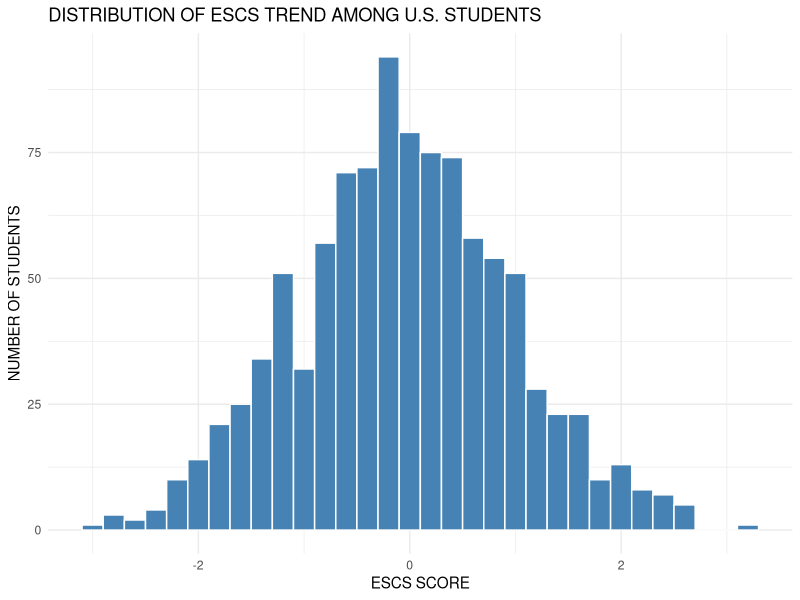
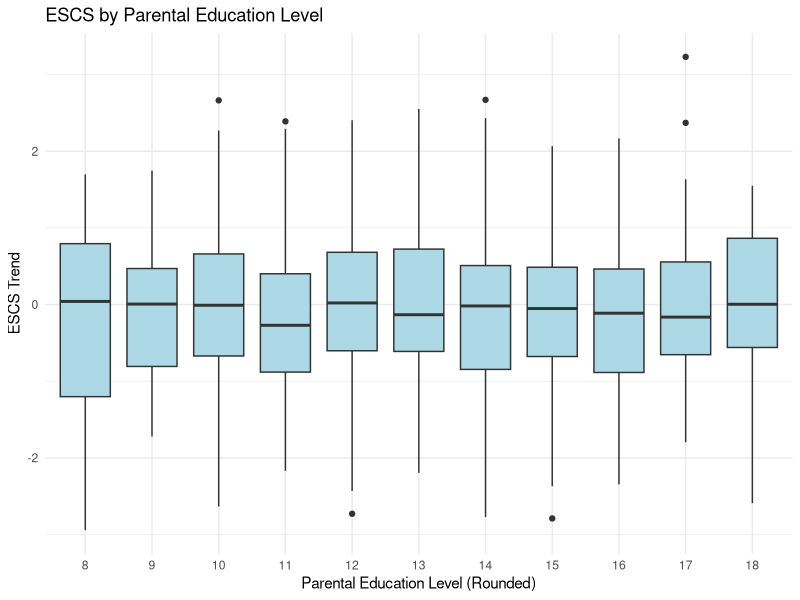

Reproduce these figures in R, in order.
# -------------------------------------------------------------
# Project: PISA Data Analysis (USA Context)
# Name: Mohamed Nabil
# Description: Analysis of socioeconomic factors affecting student performance.
# -------------------------------------------------------------

# 1. Load Required Libraries
if(!require(ggplot2)) install.packages("ggplot2")
if(!require(dplyr)) install.packages("dplyr")
library(ggplot2)
library(dplyr)

set.seed(123) # Ensure reproducibility of results

# -------------------------------------------------------------
# 2. Data Preparation and Simulation
# -------------------------------------------------------------
# Simulation parameters based on PISA descriptive statistics for USA
n_students <- 1000

# Generating socioeconomic variables
escs_trend <- rnorm(n_students, mean = -0.076, sd = 1.02)
hisei_trend <- rnorm(n_students, mean = 54.14, sd = 15)
homepos_trend <- rnorm(n_students, mean = 0.27, sd = 0.8)
paredint_trend <- sample(8:18, n_students, replace = TRUE, 
                         prob = c(0.05, 0.05, 0.1, 0.1, 0.2, 0.2, 0.1, 0.1, 0.05, 0.03, 0.02))

# Constructing the main dataframe
USA_studentt <- data.frame(
  student_id = 1:n_students,
  cnt = "USA",
  escs_trend = escs_trend,
  hisei_trend = pmax(10, pmin(90, hisei_trend)), # Cap values between 10 and 90
  homepos_trend = homepos_trend,
  paredint_trend = paredint_trend,
  # Outcome variable: Reading Score (dependent on ESCS)
  Reading_Score = 480 + (25 * escs_trend) + rnorm(n_students, 0, 50)
)

# Export clean dataset to CSV
write.csv(USA_studentt, "PISA_Project_Data.csv", row.names = FALSE)
print("Data exported successfully.")

# -------------------------------------------------------------
# 3. Statistical Analysis
# -------------------------------------------------------------
# Measures of Central Tendency and Dispersion
print("--- Statistical Summary ---")
print(paste("Mean ESCS:", mean(USA_studentt$escs_trend)))
print(paste("SD ESCS:", sd(USA_studentt$escs_trend)))
print(paste("Variance ESCS:", var(USA_studentt$escs_trend)))

# Correlation Matrix
cor_matrix <- cor(USA_studentt %>% select(escs_trend, hisei_trend, homepos_trend, paredint_trend))
print("--- Correlation Matrix ---")
print(cor_matrix)

# -------------------------------------------------------------
# 4. Data Visualization
# -------------------------------------------------------------

# Figure 1: Distribution of Socioeconomic Status (ESCS)
plot1 <- ggplot(USA_studentt, aes(x = escs_trend)) +
  geom_histogram(binwidth = 0.2, fill = "steelblue", color = "white") +
  labs(
    title = "DISTRIBUTION OF ESCS TREND AMONG U.S. STUDENTS",
    x = "ESCS SCORE",
    y = "NUMBER OF STUDENTS"
  ) +
  theme_minimal()

ggsave("Plot1_ESCS_Distribution.png", plot = plot1, width = 8, height = 6)

# Figure 2: ESCS by Parental Education Level
plot2 <- ggplot(USA_studentt, aes(x = factor(round(paredint_trend)), y = escs_trend)) +
  geom_boxplot(fill = "lightblue") +
  labs(
    title = "ESCS by Parental Education Level",
    x = "Parental Education Level (Rounded)",
    y = "ESCS Trend"
  ) +
  theme_minimal()

ggsave("Plot2_ESCS_Boxplot.png", plot = plot2, width = 8, height = 6)

print("Analysis completed. Plots saved.")
